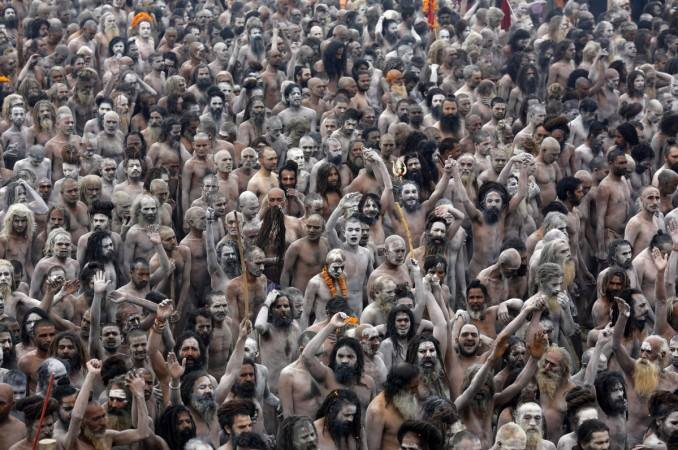
%> input picture kumbhmela.jpg, 678 x 450 px
$ octave P6.m   (GNU Octave 9; MATLAB toolbox functions it lacks are replaced by stand-ins)
%> lines starting %> are read from the running program, lines starting %| are printed output that depends on the picture
A = rgb2gray(imread('kumbhmela.jpg'));
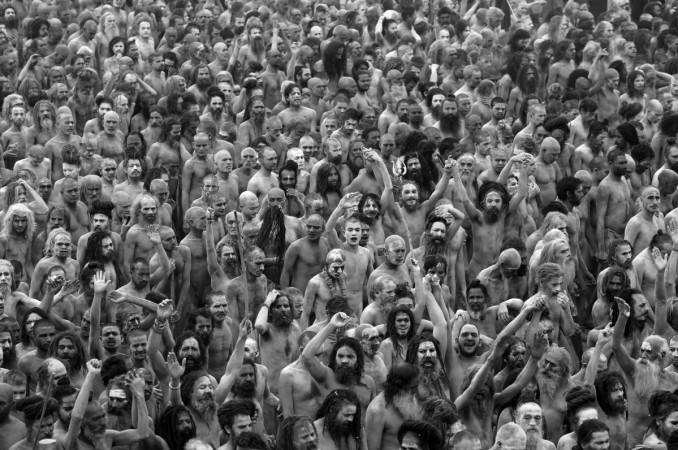
%> A: size 450x678 uint8; min 0, max 255, mean 95.7
B = rgb2gray(imread('shyam.jpg'));
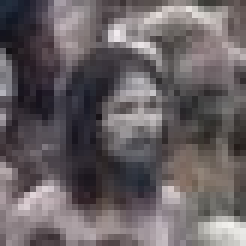
%> input picture shyam.jpg, 41 x 41 px (shown 6 times larger)
%> B: size 41x41 uint8; min 18, max 241, mean 99.3
C = normxcorr2 ( B , A );
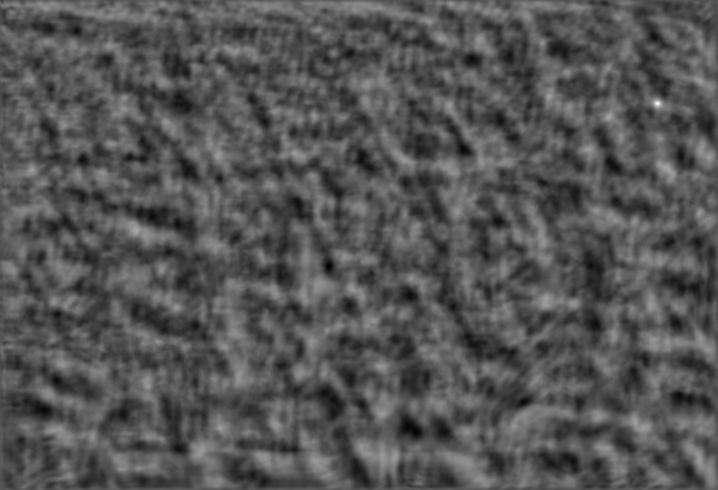
%> C: size 490x718 double; min -0.487, max 0.987, mean 0.00182; drawn with min black and max white
figure, surf(C), shading flat
%> after `shading flat`:
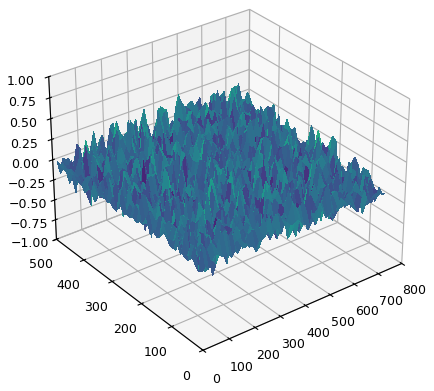
%> figure redrawn from the program's plot data
[xpeak, ypeak] = find(C==max(C(:)));
%> xpeak = 104; ypeak = 658
size(B)
%> ans = [41 41]
size(A)
%> ans = [450 678]
A = imread('kumbhmela.jpg');
%> A is the input picture: size 450x678x3 uint8; mean R, G, B 101, 93.5, 93.6
imshow(A(xpeak-40:xpeak,ypeak-40:ypeak,:));
